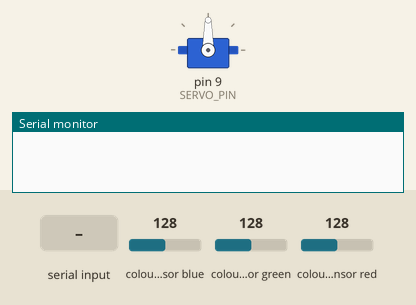
Simulated run of this sketch. Board: Arduino Uno, built with avr-gcc and run on an emulated ATmega328P. Shown: servo, the last lines printed to the serial monitor. The test bench sets the inputs (shaded band); at power-on: colour sensor blue 128, colour sensor green 128, colour sensor red 128.

Above: at 1.2 s.
1.3 s: "30,150\n" received over Serial
At 1.61 s:
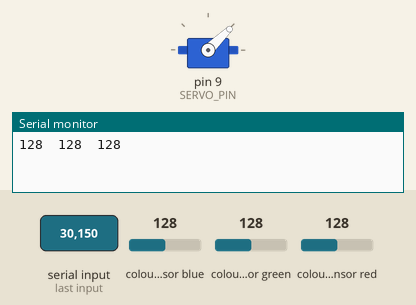
3.2 s: "2\n" received over Serial
At 5.4 s:
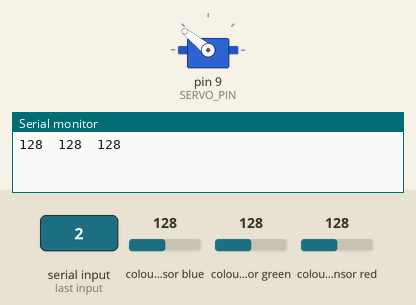
5.7 s: "1\n" received over Serial
8.7 s: "200\n" received over Serial
At 13.0 s:
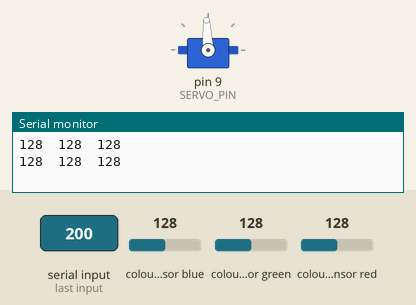
Timing chart, 0 to 13.9 s (numbered marks = the images above; inputs shaded):
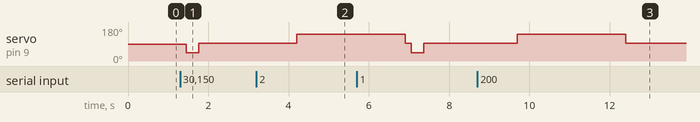

The sketch:

both.ino
```cpp
#include <Wire.h>
#include <Servo.h>
#include "Adafruit_TCS34725.h"

// for a common anode LED, connect the common pin to +5V
// for common cathode, connect the common to ground

// set to false if using a common cathode LED
#define commonAnode true

// our RGB -> eye-recognized gamma color
byte gammatable[256];

// constants
Adafruit_TCS34725 tcs = Adafruit_TCS34725(TCS34725_INTEGRATIONTIME_50MS, TCS34725_GAIN_4X);
const int SERVO_PIN = 9;
Servo servo;

// variables
int sequencing = 0;
int angle = 0;

void setup() {
  Serial.begin(9600);
  // initialize servo motor
  servo.attach(SERVO_PIN); // attaches the servo on pin 9 to the servo object

  if (tcs.begin()) {
    // Serial.println("Found sensor");
  } else {
    Serial.println("No TCS34725 found ... check your connections");
    while (1); // halt!
  }

  // thanks PhilB for this gamma table!
  // it helps convert RGB colors to what humans see
  for (int i=0; i<256; i++) {
    float x = i;
    x /= 255;
    x = pow(x, 2.5);
    x *= 255;

    if (commonAnode) {
      gammatable[i] = 255 - x;
    } else {
      gammatable[i] = x;
    }
    //Serial.println(gammatable[i]);
  }
}

// The commented out code in loop is example of getRawData with clear value.
// Processing example colorview.pde can work with this kind of data too, but It requires manual conversion to
// [0-255] RGB value. You can still uncomments parts of colorview.pde and play with clear value.
void loop() {
  float red, green, blue;
  if (Serial.available() > 0) {
    int val = char(Serial.read())-'0';
    if (val == 1) {
        tcs.setInterrupt(false);  // turn on LED

        delay(100);// takes 50ms to read

        tcs.getRGB(&red, &green, &blue);

        Serial.print(int(red));
        Serial.print("\t");
        Serial.print(int(green));
        Serial.print("\t");
        Serial.print(int(blue));

        // control servo motor arccoding to the angle
        servo.writeMicroseconds(1000);
        delay(310);
        servo.writeMicroseconds(1500);
    }

    if (val == 0) {
        Serial.write('OFF\n');
        tcs.setInterrupt(true);
    }

    if (val == 2) {
        Serial.write('OFF\n');
        tcs.setInterrupt(true);
        delay(1000);
        servo.writeMicroseconds(2000);
        delay(2700);
        servo.writeMicroseconds(1500);
    }
  }
}
```

Measured:
- after the input at 1.3 s, servo on pin 9 (SERVO_PIN): 90° → 44° after 0.16 s, → 93° 0.31 s later
- after the input at 3.2 s, servo on pin 9 (SERVO_PIN): 93° → 141° after 1.0 s
- after the input at 8.7 s, servo on pin 9 (SERVO_PIN): 93° → 141° after 1.0 s, → 93° 2.7 s later
